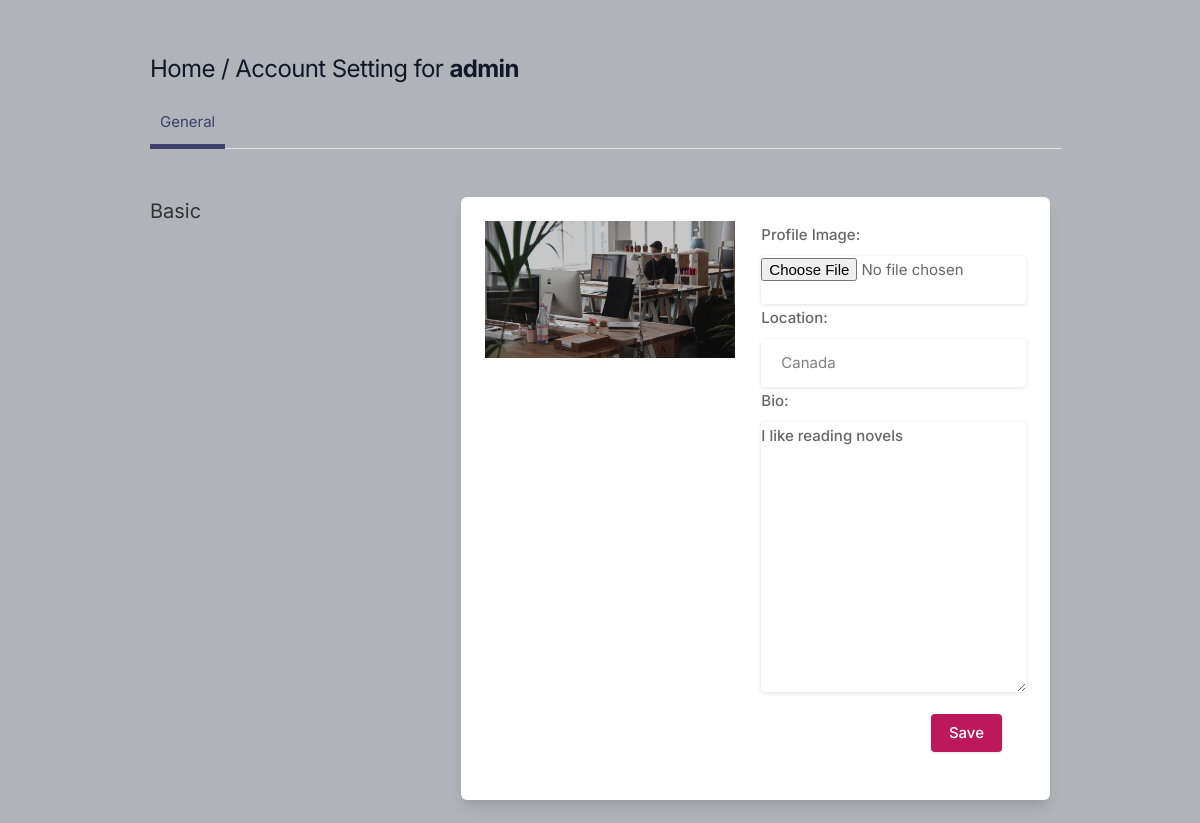
The app's page /settings (signed in) with its own data.
### SocialMedia/models.py (models this page shows, shortened)
class Profile(models.Model):
  user = models.OneToOneField(User,on_delete=models.CASCADE)
  follows = models.ManyToManyField("self",
             related_name="followed_by",
             symmetrical=False,
             blank=True)
  bio = models.TextField(blank=True)
  profileimg = models.ImageField(upload_to='profile_images',default='blank.jpg',blank=True,null=True)
  location = models.CharField(max_length=100,blank=True)

### SocialMedia/views.py (the view)
# urls.py: path('settings',views.settings,name='settings'),
@login_required(login_url='login')
def settings(request):
  profile_user = Profile.objects.get(user=request.user)
  form = ProfileForm(request.POST or None,request.FILES or None,instance=profile_user)
  if request.method=="POST":
      if form.is_valid():
          form.save()
          return redirect('settings')
  return render(request,'setting.html',{"form":form,"profile_user":profile_user})

### SocialMedia/forms.py
class ProfileForm(forms.ModelForm):
    profileimg = forms.ImageField(
        required=True,
        widget=forms.FileInput(attrs={"class": "profileimg"}),
        label="Profile Image",
    )
    location = forms.CharField(
        required=True,
        widget=forms.TextInput(attrs={"placeholder": "Your Location", "class": "location"}),
        label="Location",
    )
    bio = forms.CharField(
        required=True,
        widget=forms.Textarea(attrs={"placeholder": "Your Bio", "class": "bio"}),
        label="Bio",
        max_length=100,
    )
    class Meta:
        model = Profile
        fields = ['profileimg', 'location', 'bio']

### templates/setting.html (shortened to what this page needs)
{% load static %}
<!DOCTYPE html>
<html lang="en">
<head>
    <link rel="stylesheet" href="{% static 'assets/css/icons.css' %}">
    <link rel="stylesheet" href="{% static 'assets/css/uikit.css' %}">
    <link rel="stylesheet" href="{% static 'assets/css/style.css' %}">
    <link rel="stylesheet" href="{% static 'assets/css/tailwind.css' %}">
</head>
<body>
            <div class="container m-auto">
                <h1 class="text-2xl leading-none text-gray-900 tracking-tight mt-3"><a href="/">Home</a> / Account Setting for <strong>{{profile_user.user.username}}</strong></h1>
                <ul class="mt-5 -mr-3 flex-nowrap lg:overflow-hidden overflow-x-scroll uk-tab">
                    <li class="uk-active"><a href="{% url 'settings' %}">General</a></li>
                </ul>
                <div class="grid lg:grid-cols-3 mt-12 gap-8">
                    <div>
                        <h3 class="text-xl mb-2"> Basic</h3>
                    </div>
                    <div class="bg-white rounded-md lg:shadow-lg shadow col-span-2">
                       <div class="grid grid-cols-2 gap-3 lg:p-6 p-4">
                        <img src="{{profile_user.profileimg.url}}" height="180px" width="250px" alt="">
                        <form action="" method="post" enctype="multipart/form-data">
                            {{form.as_p}}
                            <br>
                            <div class="bg-gray-10 p-6 pt-0 flex justify-end space-x-3">
                                <button  class="button bg-blue-700"> Save </button>
                            </div>
                        </form>
                       </div>
                    </div>
                        </div>
                    </div>
                    <br>
</body>
</html>

### static/assets/css/style.css (style rules this page uses)
body { background-color: #B0B3B8!important; }
button { vertical-align: middle; }
span.button, button.button { background-color: #be185d; top: 0; color: #fff; position: relative; padding: 8px 18px; line-height: 22px; position: relative; font-weight: 500; font-size: 15px; display: inline-block; -webkit-transition: all 0.2s ease-in-out; transition: all 0.2s ease-in-out; cursor: pointer; overflow: hidden; border: none; border-radius: 4px; -webkit-box-shadow: 0 1px 3px rgba(0, 0, 0, 0.1); box-shadow: 0 1px 3px rgba(0, 0, 0, 0.1); }
input { height: 48px; line-height: 48px; padding: 0 20px; outline: none; font-size: 15px; color: #808080; max-width: 100%; width: 100%; -webkit-box-sizing: border-box; box-sizing: border-box; display: block; font-weight: 400; opacity: 1; border-radius: 4px; border: none; -webkit-box-shadow: 0 1px 4px 0px rgba(0, 0, 0, 0.12); box-shadow: 0 1px 4px 0px rgba(0, 0, 0, 0.12); }
input[type="text"], input[type="password"], input[type="email"], input[type="number"] { height: 48px; line-height: 48px; padding: 0 20px; outline: none; font-size: 15px; color: #808080; max-width: 100%; width: 100%; -webkit-box-sizing: border-box; box-sizing: border-box; display: block; font-weight: 400; opacity: 1; border-radius: 4px; border: none; -webkit-box-shadow: 0 1px 4px 0px rgba(0, 0, 0, 0.12); box-shadow: 0 1px 4px 0px rgba(0, 0, 0, 0.12); }
textarea { height: 48px; line-height: 48px; padding: 0 20px; outline: none; font-size: 15px; color: #808080; margin: 0 0 16px 0; max-width: 100%; width: 100%; -webkit-box-sizing: border-box; box-sizing: border-box; display: block; background-color: #fff; font-weight: 500; opacity: 1; border-radius: 4px; border: none; -webkit-box-shadow: 0 1px 4px 0px rgba(0, 0, 0, 0.12); box-shadow: 0 1px 4px 0px rgba(0, 0, 0, 0.12); }
input { -webkit-transition: all 0.1s ease-in-out; transition: all 0.1s ease-in-out; }
::placeholder { color: #808080; opacity: 1; }
textarea { height: auto; line-height: 27px; padding: 20px; min-height: 130px; -webkit-transition: none !important; transition: none !important; min-width: 100%; }
label, legend { display: block; font-weight: bold; font-size: 15px; font-weight: 500; margin-bottom: 8px; }
button { border: none; margin: 0; padding: 0; width: auto; overflow: visible; background: transparent; color: inherit; font: inherit; line-height: normal; cursor: pointer; }
a { color: #be185d; -webkit-transition: 0.3s; transition: 0.3s; outline: none !important; }
button { outline: none !important; }
img { max-width: 100%; }
body { color: #666; font-size: 15px; line-height: 27px; background-color: #f0f2f5; font-family: "Inter", sans-serif; text-transform: none; }
body p { font-size: 15px; line-height: 27px; }
h1, h2, h3, h4, h5, h6 { font-family: "Inter", sans-serif; text-transform: none; }
input[type="text"], input[type="password"], input[type="email"] { font-family: "Inter", sans-serif; text-transform: none; }
textarea, select { font-family: "Inter", sans-serif; text-transform: none; }
button, body .pac-container { font-family: "Inter", sans-serif; text-transform: none; }
h1, h2, h3, h4, h5, h6 { color: #333; font-weight: 500; margin: 0; padding: 0; }
h1 { font-size: 32px; }
h3 { font-size: 22px; }
b, strong { font-weight: 700 !important; }
@media (min-width: 1024px) { .container { max-width: 900px !important; padding-top: 45px; } }

### records on screen
Profile: user.username "admin", profileimg (picture), location "Canada", bio "I like reading novels"
